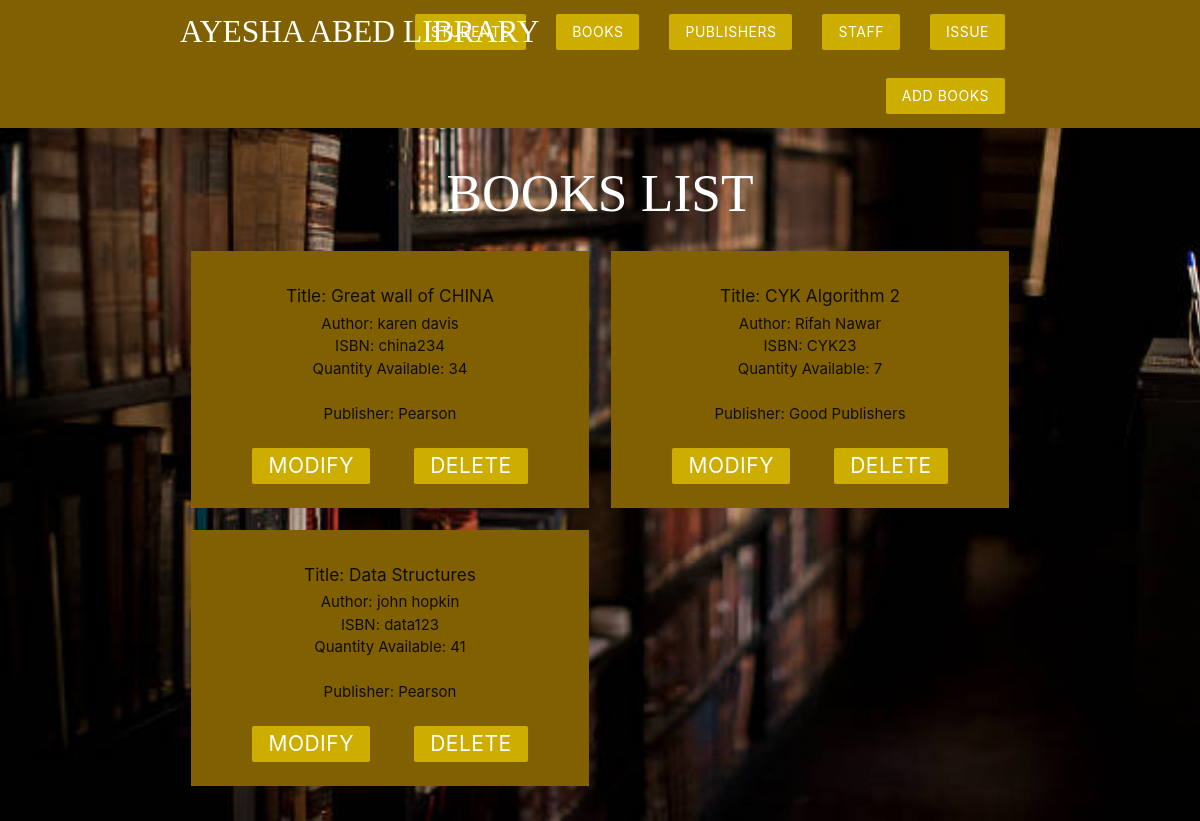
The app's page /MVC_Structure/Model/bookdash.php with its own data.
### tables this page shows
CREATE TABLE `book` (
  `ISBN` varchar(13) NOT NULL,
  `title` varchar(200) NOT NULL,
  `author` varchar(200) NOT NULL,
  `genre` varchar(200) NOT NULL,
  `price` decimal(10,0) NOT NULL,
  `shelf` varchar(200) NOT NULL DEFAULT 'A1',
  `quantity` int(11) NOT NULL,
  `pub_id` int(11) NOT NULL
);

CREATE TABLE `publisher` (
  `pub_id` int(11) NOT NULL,
  `name` varchar(200) NOT NULL,
  `address` varchar(200) NOT NULL,
  `email` varchar(200) NOT NULL
);

### MVC_Structure/Model/bookdash.php (the view, shortened to what this page needs)
<?php
require 'DBconn.php';
$sql = 'SELECT * FROM book b INNER JOIN publisher p on b.pub_id=p.pub_id';
$result = mysqli_query($conn, $sql);
$books = mysqli_fetch_all($result, MYSQLI_ASSOC);
?>
<!DOCTYPE html>
<html>
<?php require '../View/header.php'; ?>
<nav class="white z-depth-0" style="background-color:#806000 !important;">
    <div class="container">
        <ul id="nav-mobile" class="class right hide-on-small-and-down">
            <li><a href="../Controller/add_books.php" class="btn brand z-depth-0">ADD BOOKS</a></li>
        </ul>
    </div>
</nav>
<h2 class="center-align teal-darken-3" style="font-family: Dancing-Script !important;color:white !important">BOOKS LIST</h2>
<div class="container">
    <div class="row">
        <?php foreach ($books as $book) : ?>
            <div class="col s6 md3">
                <div class="card z-depth-0">
                    <div class="card-content center" style="background-color:#806000;">
                        <h6 class="center">Title: <?php echo $book['title']; ?></h6>
                        <p class="center">Author: <?php echo $book['author']; ?></p>
                        <p class="center">ISBN: <?php echo $book['ISBN']; ?></p>
                        <p class="center">Quantity Available: <?php echo $book['quantity']; ?></p></br>
                        <p class="center">Publisher: <?php echo $book['name']; ?></p></br>
                        <form style="display: inline;"action="../Controller/modify_book.php" method="POST">
                        <input type="submit" name="modify" value="Modify" class="btn brand z-depth-0">
                        </form>
                        <form style="display: inline;" action="bookdash.php" method="POST">
                            <input type="submit" name="delete" value="Delete" class="btn brand z-depth-0">
                        </form>
                    </div>
                </div>
            </div>
        <?php endforeach; ?>
    </div>
</div>
</html>

### MVC_Structure/View/header.php (shortened to what this page needs)
<!DOCTYPE html>
<html>
<head>
    <link rel="stylesheet" href="https://cdnjs.cloudflare.com/ajax/libs/materialize/1.0.0/css/materialize.min.css">
</head>
<body >
    <nav class="white z-depth-0" style="background-color:#806000 !important; ">
        <div class="container" >
            <a href="../View/index.php" class="brand-logo brand-text" style="font-family: Dancing-Script !important; ">AYESHA ABED LIBRARY</a>
            <ul id="nav-mobile" class="class right hide-on-small-and-down">
                <li><a href="../Model/students.php" class="btn brand z-depth-0">STUDENTS</a></li>
                <li><a href="../Model/bookdash.php" class="btn brand z-depth-0">BOOKS</a></li>
                <li><a href="../Model/publishers.php" class="btn brand z-depth-0">PUBLISHERS</a></li>
                <li><a href="../Model/staff.php" class="btn brand z-depth-0">STAFF</a></li>
                <li><a href="../Model/issue.php" class="btn brand z-depth-0">ISSUE</a></li>
                                </ul>
        </div>
    </nav>
</body>
</html>

### MVC_Structure/View/header.php (style rules this page uses)
body { background-image:url("../View/img/one.jpg"); background-size: cover; background-color:#ccad00; }
.brand { background-color:#ccad00 !important; }
.brand-text { color: white !important; }
form { background-color: none; color:white; max-width: 460px; margin: 20px auto; padding: 20px; }
form>input { color:lightblue; font-size: 21px !important; }

### records on screen
book: title "Great wall of CHINA", author "karen davis", ISBN "china234", quantity "34", pub.name "Pearson"
book: title "CYK Algorithm 2", author "Rifah Nawar", ISBN "CYK23", quantity "7", pub.name "Good Publishers"
book: title "Data Structures", author "john hopkin", ISBN "data123", quantity "41", pub.name "Pearson"
